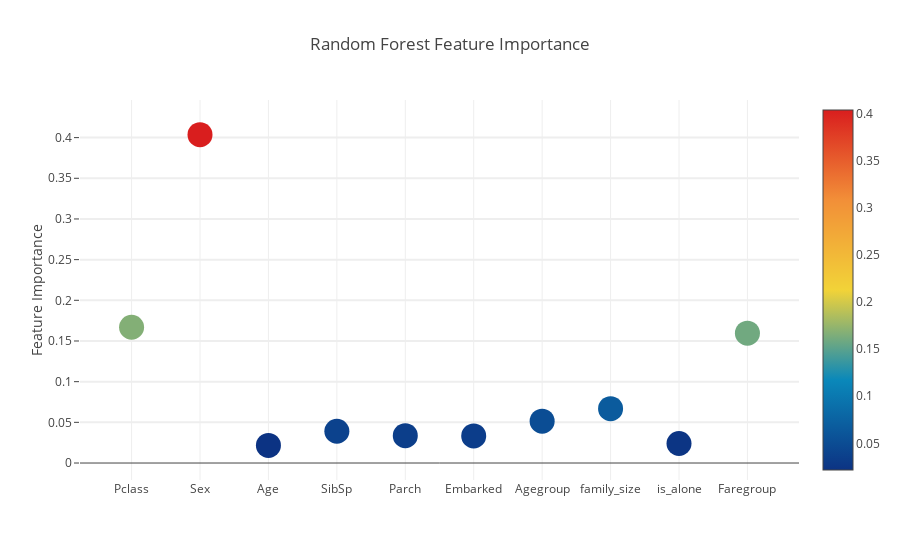
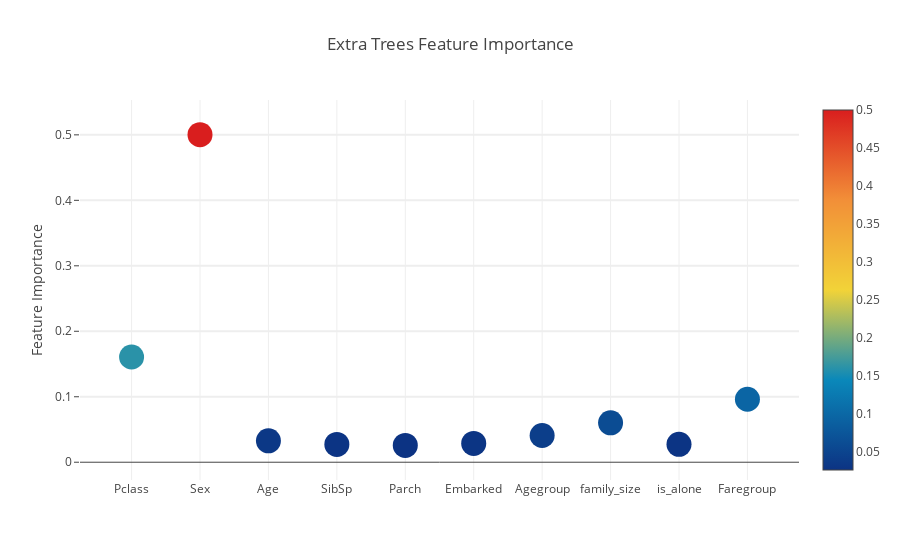
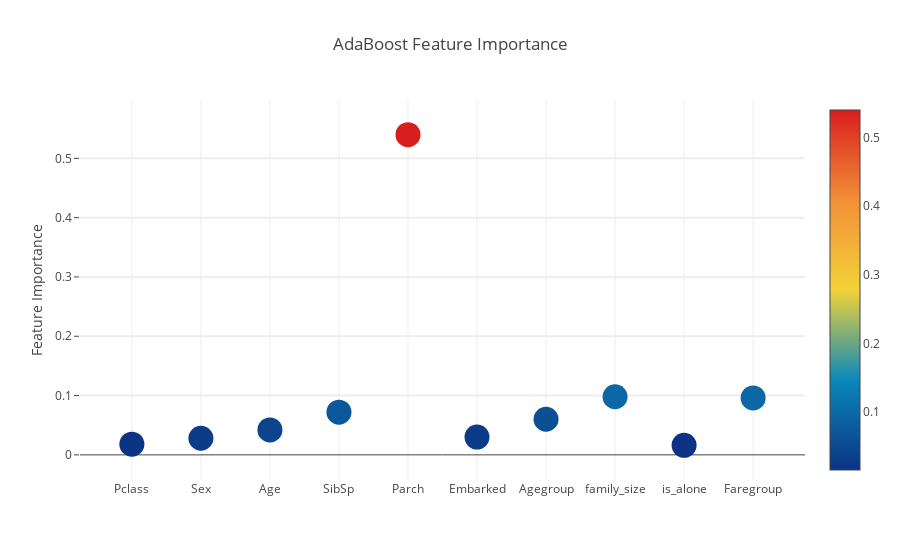
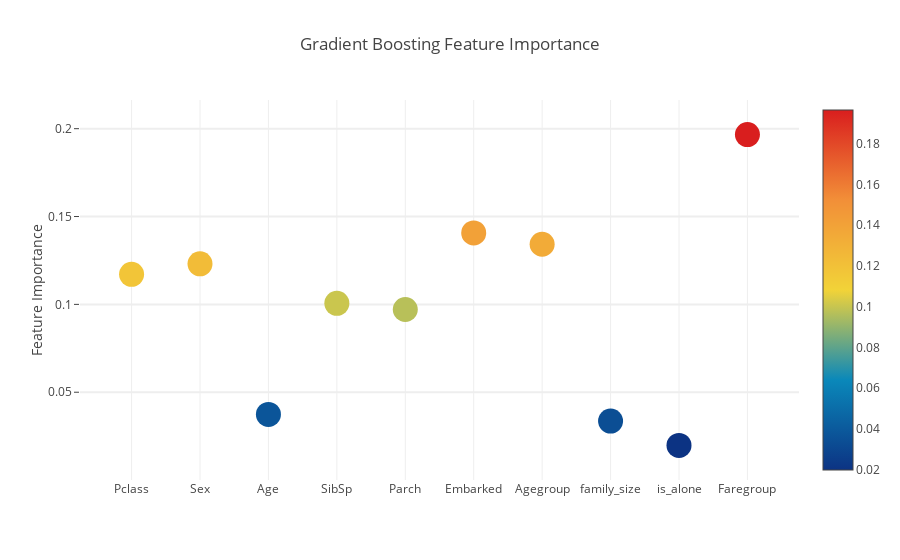

Here is the notebook cell these charts were saved with, in order:
### Code cell
import plotly.offline as py
py.init_notebook_mode(connected=True)
import plotly.graph_objs as go
import plotly.tools as tls

# Scatter plot 
trace = go.Scatter(
    y = feature_dataframe['Random Forest feature importances'].values,
    x = feature_dataframe['features'].values,
    mode='markers',
    marker=dict(
        sizemode = 'diameter',
        sizeref = 1,
        size = 25,
#       size= feature_dataframe['AdaBoost feature importances'].values,
        #color = np.random.randn(500), #set color equal to a variable
        color = feature_dataframe['Random Forest feature importances'].values,
        colorscale='Portland',
        showscale=True
    ),
    text = feature_dataframe['features'].values
)
data = [trace]

layout= go.Layout(
    autosize= True,
    title= 'Random Forest Feature Importance',
    hovermode= 'closest',
#     xaxis= dict(
#         title= 'Pop',
#         ticklen= 5,
#         zeroline= False,
#         gridwidth= 2,
#     ),
    yaxis=dict(
        title= 'Feature Importance',
        ticklen= 5,
        gridwidth= 2
    ),
    showlegend= False
)
fig = go.Figure(data=data, layout=layout)
py.iplot(fig,filename='scatter2010')

# Scatter plot 
trace = go.Scatter(
    y = feature_dataframe['Extra Trees  feature importances'].values,
    x = feature_dataframe['features'].values,
    mode='markers',
    marker=dict(
        sizemode = 'diameter',
        sizeref = 1,
        size = 25,
#       size= feature_dataframe['AdaBoost feature importances'].values,
        #color = np.random.randn(500), #set color equal to a variable
        color = feature_dataframe['Extra Trees  feature importances'].values,
        colorscale='Portland',
        showscale=True
    ),
    text = feature_dataframe['features'].values
)
data = [trace]

layout= go.Layout(
    autosize= True,
    title= 'Extra Trees Feature Importance',
    hovermode= 'closest',
#     xaxis= dict(
#         title= 'Pop',
#         ticklen= 5,
#         zeroline= False,
#         gridwidth= 2,
#     ),
    yaxis=dict(
        title= 'Feature Importance',
        ticklen= 5,
        gridwidth= 2
    ),
    showlegend= False
)
fig = go.Figure(data=data, layout=layout)
py.iplot(fig,filename='scatter2010')

# Scatter plot 
trace = go.Scatter(
    y = feature_dataframe['AdaBoost feature importances'].values,
    x = feature_dataframe['features'].values,
    mode='markers',
    marker=dict(
        sizemode = 'diameter',
        sizeref = 1,
        size = 25,
#       size= feature_dataframe['AdaBoost feature importances'].values,
        #color = np.random.randn(500), #set color equal to a variable
        color = feature_dataframe['AdaBoost feature importances'].values,
        colorscale='Portland',
        showscale=True
    ),
    text = feature_dataframe['features'].values
)
data = [trace]

layout= go.Layout(
    autosize= True,
    title= 'AdaBoost Feature Importance',
    hovermode= 'closest',
#     xaxis= dict(
#         title= 'Pop',
#         ticklen= 5,
#         zeroline= False,
#         gridwidth= 2,
#     ),
    yaxis=dict(
        title= 'Feature Importance',
        ticklen= 5,
        gridwidth= 2
    ),
    showlegend= False
)
fig = go.Figure(data=data, layout=layout)
py.iplot(fig,filename='scatter2010')

# Scatter plot 
trace = go.Scatter(
    y = feature_dataframe['Gradient Boost feature importances'].values,
    x = feature_dataframe['features'].values,
    mode='markers',
    marker=dict(
        sizemode = 'diameter',
        sizeref = 1,
        size = 25,
#       size= feature_dataframe['AdaBoost feature importances'].values,
        #color = np.random.randn(500), #set color equal to a variable
        color = feature_dataframe['Gradient Boost feature importances'].values,
        colorscale='Portland',
        showscale=True
    ),
    text = feature_dataframe['features'].values
)
data = [trace]

layout= go.Layout(
    autosize= True,
    title= 'Gradient Boosting Feature Importance',
    hovermode= 'closest',
#     xaxis= dict(
#         title= 'Pop',
#         ticklen= 5,
#         zeroline= False,
#         gridwidth= 2,
#     ),
    yaxis=dict(
        title= 'Feature Importance',
        ticklen= 5,
        gridwidth= 2
    ),
    showlegend= False
)
fig = go.Figure(data=data, layout=layout)
py.iplot(fig,filename='scatter2010')

### Figure 1 — Plotly figure (JSON) as saved in the notebook; plotly's stock layout.template omitted (floating-point values rounded to 4 significant figures)
{"data": [{"marker": {"color": [0.1669, 0.4037, 0.02169, 0.03903, 0.03365, 0.03327, 0.05139, 0.06678, 0.02401, 0.1597], "colorscale": "Portland", "showscale": true, "size": 25, "sizemode": "diameter", "sizeref": 1}, "mode": "markers", "text": ["Pclass", "Sex", "Age", "SibSp", "Parch", "Embarked", "Agegroup", "family_size", "is_alone", "Faregroup"], "type": "scatter", "x": ["Pclass", "Sex", "Age", "SibSp", "Parch", "Embarked", "Agegroup", "family_size", "is_alone", "Faregroup"], "y": [0.1669, 0.4037, 0.02169, 0.03903, 0.03365, 0.03327, 0.05139, 0.06678, 0.02401, 0.1597]}], "layout": {"autosize": true, "hovermode": "closest", "showlegend": false, "title": "Random Forest Feature Importance", "yaxis": {"gridwidth": 2, "ticklen": 5, "title": "Feature Importance"}}}

### Figure 2 — Plotly figure (JSON) as saved in the notebook; plotly's stock layout.template omitted (floating-point values rounded to 4 significant figures)
{"data": [{"marker": {"color": [0.1607, 0.5003, 0.03268, 0.02716, 0.02574, 0.0287, 0.04087, 0.06021, 0.0274, 0.0962], "colorscale": "Portland", "showscale": true, "size": 25, "sizemode": "diameter", "sizeref": 1}, "mode": "markers", "text": ["Pclass", "Sex", "Age", "SibSp", "Parch", "Embarked", "Agegroup", "family_size", "is_alone", "Faregroup"], "type": "scatter", "x": ["Pclass", "Sex", "Age", "SibSp", "Parch", "Embarked", "Agegroup", "family_size", "is_alone", "Faregroup"], "y": [0.1607, 0.5003, 0.03268, 0.02716, 0.02574, 0.0287, 0.04087, 0.06021, 0.0274, 0.0962]}], "layout": {"autosize": true, "hovermode": "closest", "showlegend": false, "title": "Extra Trees Feature Importance", "yaxis": {"gridwidth": 2, "ticklen": 5, "title": "Feature Importance"}}}

### Figure 3 — Plotly figure (JSON) as saved in the notebook; plotly's stock layout.template omitted (floating-point values rounded to 4 significant figures)
{"data": [{"marker": {"color": [0.018, 0.028, 0.042, 0.072, 0.54, 0.03, 0.06, 0.098, 0.016, 0.096], "colorscale": "Portland", "showscale": true, "size": 25, "sizemode": "diameter", "sizeref": 1}, "mode": "markers", "text": ["Pclass", "Sex", "Age", "SibSp", "Parch", "Embarked", "Agegroup", "family_size", "is_alone", "Faregroup"], "type": "scatter", "x": ["Pclass", "Sex", "Age", "SibSp", "Parch", "Embarked", "Agegroup", "family_size", "is_alone", "Faregroup"], "y": [0.018, 0.028, 0.042, 0.072, 0.54, 0.03, 0.06, 0.098, 0.016, 0.096]}], "layout": {"autosize": true, "hovermode": "closest", "showlegend": false, "title": "AdaBoost Feature Importance", "yaxis": {"gridwidth": 2, "ticklen": 5, "title": "Feature Importance"}}}

### Figure 4 — Plotly figure (JSON) as saved in the notebook; plotly's stock layout.template omitted (floating-point values rounded to 4 significant figures)
{"data": [{"marker": {"color": [0.1171, 0.1231, 0.03736, 0.1006, 0.09707, 0.1407, 0.1342, 0.03355, 0.01975, 0.1966], "colorscale": "Portland", "showscale": true, "size": 25, "sizemode": "diameter", "sizeref": 1}, "mode": "markers", "text": ["Pclass", "Sex", "Age", "SibSp", "Parch", "Embarked", "Agegroup", "family_size", "is_alone", "Faregroup"], "type": "scatter", "x": ["Pclass", "Sex", "Age", "SibSp", "Parch", "Embarked", "Agegroup", "family_size", "is_alone", "Faregroup"], "y": [0.1171, 0.1231, 0.03736, 0.1006, 0.09707, 0.1407, 0.1342, 0.03355, 0.01975, 0.1966]}], "layout": {"autosize": true, "hovermode": "closest", "showlegend": false, "title": "Gradient Boosting Feature Importance", "yaxis": {"gridwidth": 2, "ticklen": 5, "title": "Feature Importance"}}}
